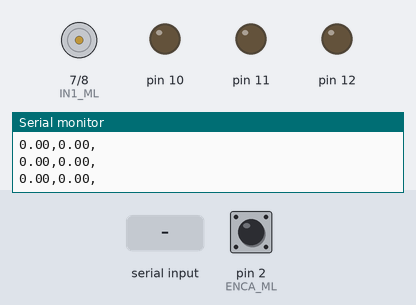
Bench run of a sketch on a simulated Arduino Uno, built with avr-gcc and run on an emulated ATmega328P. Shown: motor-driver pin pairs drawn as motors (green arrow = first pin HIGH = forward, orange = second pin HIGH = backward, longer = more drive, scaled by the enable pin), output pins drawn as LEDs (lit = HIGH), the last lines printed to the serial monitor. The test bench sets the inputs (shaded band); at power-on: pin 2 (ENCA_ML) HIGH.

Above: at 1.2 s.
1.3 s: "90,45\n" received over Serial
At 2.1 s:
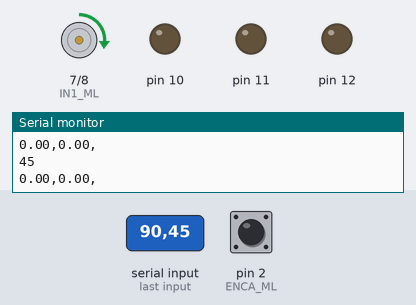
3.8 s: "30,150\n" received over Serial
At 4.6 s:
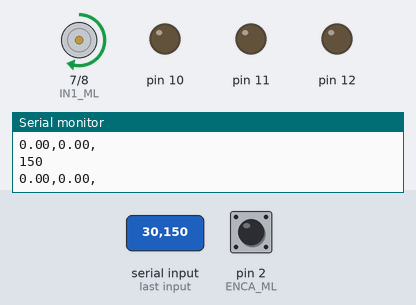
6.3 s: "200\n" received over Serial
At 7.1 s:
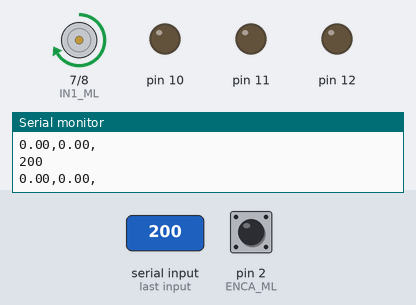
8.8 s: "1\n" received over Serial
At 11.2 s:
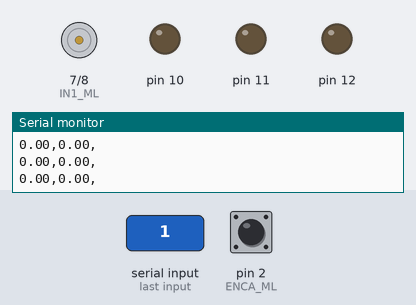
Timing chart, 0 to 12.7 s (numbered marks = the images above; inputs shaded):
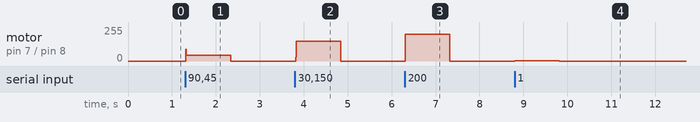

Measured:
- after the input at 1.3 s, motor on pin 7 (IN1_ML) / pin 8 (IN2_ML): stopped → forward 45/255 at once, → stopped 1.0 s later
- after the input at 3.8 s, motor on pin 7 (IN1_ML) / pin 8 (IN2_ML): stopped → forward 150/255 at once, → stopped 1.0 s later
- after the input at 6.3 s, motor on pin 7 (IN1_ML) / pin 8 (IN2_ML): stopped → forward 200/255 at once, → stopped 1.0 s later
- after the input at 8.8 s, motor on pin 7 (IN1_ML) / pin 8 (IN2_ML): stopped → forward 1/255 at once, → stopped 1.0 s later

The sketch:

Read_speedmotor.ino
```cpp
#define ENCA_ML 2
#define ENCB_ML 4
#define PWM_ML 9
#define IN1_ML 7
#define IN2_ML 8

int posPrev_m = 0;
long prevT = 0;
int pos_m = 0;
float v_m = 0;
float v1filt = 0;
float v1prev = 0;


void setup() {
  // put your setup code here, to run once:
  Serial.begin(9600);
  for (int i = 2; i < 6; i++) {
    pinMode(i, INPUT);
  }
  for (int i = 7; i < 13; i++) {
    pinMode(i, OUTPUT);
  }

  attachInterrupt(digitalPinToInterrupt(ENCA_ML), readEncoder_m, RISING);
}

void loop() {
  // put your main code here, to run repeatedly:
  int dir = 1;
  if (Serial.available() > 0) {
    int number = Serial.parseInt();
    Serial.println(number);
    if(number<0){
      dir = -dir ;
    }
    control_motor(dir, abs(number));
  }

  long currT = micros();
  float deltaT = ((float)(currT - prevT)) / 1.0e6;
  v_m = (pos_m - posPrev_m) / deltaT;
  posPrev_m = pos_m;
  prevT = currT;
  float rpm_m = v_m / 1085 * 60;
  v1filt = 0.854 * v1filt + 0.0728 * rpm_m + 0.0728 * v1prev;
  v1prev = rpm_m;

  Serial.print(rpm_m);
  Serial.print(",");
  Serial.print(v1filt);
  Serial.print(",");
  Serial.println();
}

void readEncoder_m() {
  int b = digitalRead(ENCB_ML);
  int increment = (b > 0) ? 1 : -1;
  pos_m += increment;
}

//motor1 >> left
//motor2 >> right
void control_motor(int direction, float set_poin) {
    if (direction == 1) {
      digitalWrite(IN1_ML, 1);
      digitalWrite(IN2_ML, 0);
      analogWrite(PWM_ML, set_poin);
    }
    else if (direction == -1) {
      digitalWrite(IN1_ML, 0);
      digitalWrite(IN2_ML, 1);
      analogWrite(PWM_ML, set_poin);
    }

}
```
